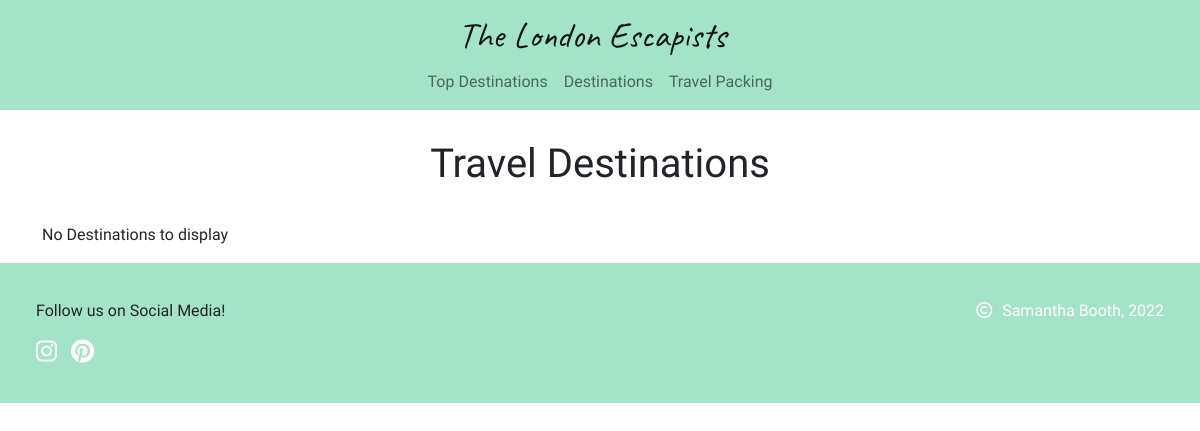
The app's page /destinations/all-destinations/, older data.
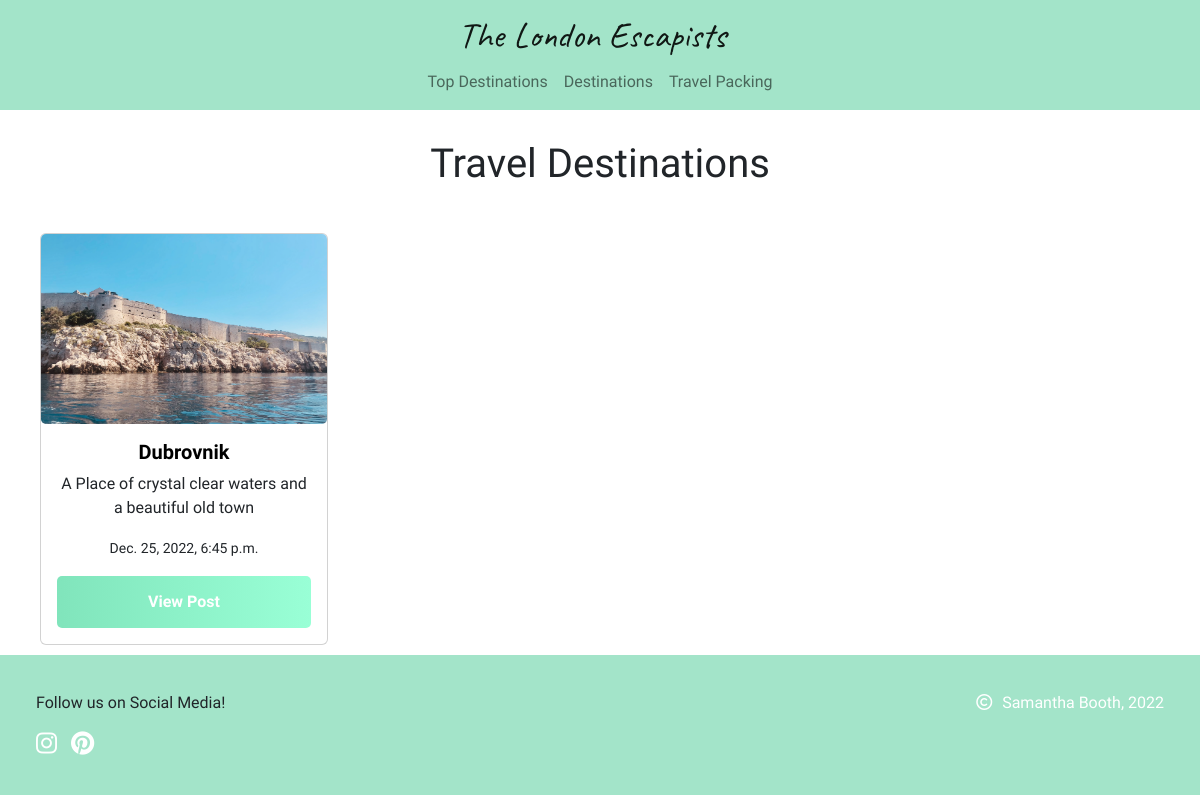
The same page, newer data.
### travel_destinations/models.py (models this page shows, shortened)
class Destinations(models.Model):
    destination_image = models.ImageField(null=True, blank=True)
    destination = models.CharField(max_length=50, null=False, blank=False)
    destination_subheading = models.CharField(
        max_length=150, null=False, blank=True)
    created_on = models.DateTimeField(auto_now_add=True)
    updated_on = models.DateTimeField(auto_now=True)
    intro = models.TextField(max_length=1000, blank=True)
    activities = models.TextField(max_length=1000, blank=True)
    activity_image = models.ImageField(null=True, blank=True)
    food = models.TextField(max_length=1000, blank=True)
    food_image = models.ImageField(null=True, blank=True)
    additional_info = models.TextField(max_length=1000, blank=True)
    additional_image = models.ImageField(null=True, blank=True)
    top_destination = models.BooleanField(default=False)
    status = models.IntegerField(choices=STATUS, default=0)
    slug = models.SlugField(max_length=200, unique=True)
    class Meta:
        ordering = ['-created_on']
        """Removes extra 's' from Model name"""
        verbose_name_plural = 'Travel Destinations'

### travel_destinations/views.py (the view)
# urls.py: path("all-destinations/", views.all_destinations,
def all_destinations(request):
    destinations_list = Destinations.objects.filter(
        status=1).order_by('-created_on')
    template = 'all_destinations.html'
    context = {
        'destinations_list': destinations_list,
    }
    return render(request, template, context)

### travel_destinations/templates/all_destinations.html (shortened to what this page needs)
{% extends "base.html" %}
{% load static %}
{% block extra_css %}
<link rel="stylesheet" href="{% static 'travel_destinations/css/destinations.css' %}">
{% endblock %}
{% block content %}
<div class="container destinations-container">
    <div>
        <h1 class="headings destination-page-header">Travel Destinations</h1>
    </div>
    <div class="row">
        {% for destinations in destinations_list %}
        <div class="card">
            {% if destinations.destination_image %}
            <a href="{% url 'destination_details' destinations.slug %}">
                <img src="{{ destinations.destination_image.url }}" class="card-img-top card-img" alt="{{ destinations.destination }}">
            </a>
            <div class="card-body">
                <a href="{% url 'destination_details' destinations.slug %}" class="destination-link">
                    <h5 class="card-title">{{ destinations.destination }}</h5>
                </a>
                <p class="card-text">{{ destinations.destination_subheading }}</p>
                <p class="card-text"><small>{{ destinations.created_on }}</small></p>
                <a href="{% url 'destination_details' destinations.slug %}" class="post-btn mt-auto">View Post</a>
            </div>
            {% endif %}
        </div>
        {% empty %}
        <div>
            <p>No Destinations to display</p>
        </div>
        {% endfor %}
    </div>
</div>
{% endblock %}

### templates/base.html (shortened to what this page needs)
{% load static %}
<!DOCTYPE html>
<html lang="en">
<head>
    {% block corecss %}
    <link href="https://cdn.jsdelivr.net/npm/bootstrap@5.2.1/dist/css/bootstrap.min.css" rel="stylesheet"
>
    <link rel="stylesheet" href="/static/css/base.css">
    {% endblock %}
    {% block extra_css %}
    {% endblock %}
</head>
<body>
    <div class="content">
        <div class="container-fluid navbar-bg">
            <nav class="navbar navbar-expand-lg">
                <div class="nav-div">
                    <div>
                        <a class="navbar-brand page-title" href="{% url 'home' %}">The London Escapists</a>
                    </div>
                    <div class="collapse navbar-collapse" id="navbarNav">
                        <ul class="navbar-nav">
                            <li class="nav-item">
                                <a class="nav-link" href="#">Top Destinations</a>
                            </li>
                            <li class="nav-item">
                                <a class="nav-link" href="{% url 'destinations' %}">Destinations</a>
                            </li>
                            <li class="nav-item">
                                <a class="nav-link" href="#">Travel Packing</a>
                            </li>
                        </ul>
                    </div>
                </div>
            </nav>
        </div>
        <div>
            {% block content %}
            {% endblock %}
        </div>
        <footer>
            <div class="footer">
                <div class="socials">
                    <p>Follow us on Social Media!</p>
                    <a href="#">
                        <i class="fa-brands fa-instagram footer-icons"></i>
                    </a>
                    <a href="#">
                        <i class="fa-brands fa-pinterest footer-icons"></i>
                    </a>
                </div>
                <div class="copyright">
                    <p class="copyright-p"><i class="fa-regular fa-copyright copyright-icon"></i>Samantha Booth, 2022
                    </p>
                </div>
            </div>
        </footer>
    </div>
</body>
</html>

### static/css/base.css (style rules this page uses)
html, body { height: 100%; }
body { font-family: 'Quicksand', sans-serif; display: flex; flex-direction: column; }
.content { flex: 1 0 auto; }
.headings { text-align: center; padding: 15px; margin: 15px; }
.navbar-bg { background-color: #74d7aea9; }
.navbar-brand { font-family: 'Caveat', cursive; font-size: 36px; }
.nav-div { width: 100vw; text-align: center; }
.navbar-nav { margin: 0 auto; }
.nav-item { display: inline-block; position: relative; }
.nav-item:after { content: ''; position: absolute; width: 100%; transform: scaleX(0); height: 1px; bottom: 0; left: 0; background-color: #1D5D4C; transform-origin: center; transition: transform 0.25s ease-out; }
.footer { background-color:#74d7aea9; padding: 3%; flex-shrink: 0; display: flex; }
.socials { width: 28%; }
.footer a { text-decoration: none; }
.footer-icons { color: white; font-size: x-large; padding-right: 10px; }
.copyright { flex-grow: 1; }
.copyright-icon { color: white; padding-right: 10px; }
.copyright-p { float: right; color: white; }

### travel_destinations/static/travel_destinations/css/destinations.css (style rules this page uses)
.destination-page-header { text-align: center; margin-bottom: 20px; }
.card { padding: 0; width: 18rem; margin: 10px; float: right; }
.card-img { padding: 0; margin: 0; object-fit: fill; max-height: 190px; }
.card-body { text-align: center; display: flex; flex-direction: column; }
.destination-link { text-decoration: none; }
.card-title { color: black; font-weight: bold; transition: transform .2s; }
.post-btn { display: flex; padding: 0.875em 2em; background: linear-gradient(90deg, #74d7aea9, transparent) #99FFD6; color: #fff; transition: background-color 1s; place-content: center; font-weight: bold; border-radius: 5px; text-decoration: none; }

Row changes from the older to the newer data that the page shows:
added Destinations: destination_image (picture), destination "Dubrovnik", destination_subheading "A Place of crystal clear waters and a beautiful old town", created_on "Dec. 25, 2022, 6:45 p.m."
Text that changed along with them:
text no longer shown: "No Destinations to display"
